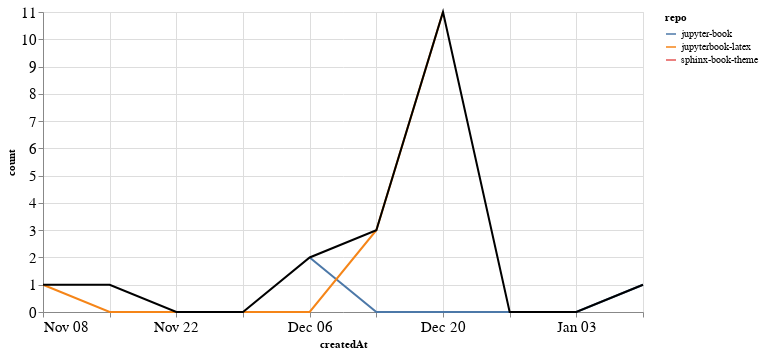

The notebook cell this image was saved under:
### Markdown cell above
### PRs

### Code cell
prs_time = prs.groupby('repo').resample('W', on='createdAt').count()['author'].reset_index()
prs_time = prs_time.rename(columns={'author': 'count'})
prs_time_total = prs_time.groupby('createdAt').agg({"count": "sum"}).reset_index()

ch1 = alt.Chart(prs_time, width=600).mark_line().encode(
    x='createdAt',
    y='count',
    color='repo',
    tooltip="repo"
)

ch2 = alt.Chart(prs_time_total, width=600).mark_line(color="black").encode(
    x='createdAt',
    y='count',
)

ch1 + ch2

### Figure 1 — Vega-Lite specification as saved in the notebook (floating-point values rounded to 4 significant figures)
{"config": {"axisLeft": {"labelFontSize": 15}, "axisBottom": {"labelFontSize": 15}}, "layer": [{"data": {"name": "data-d156cad7bbd61f8a9d2a34edc80f677b"}, "mark": "line", "encoding": {"color": {"type": "nominal", "field": "repo"}, "tooltip": {"type": "nominal", "field": "repo"}, "x": {"type": "temporal", "field": "createdAt"}, "y": {"type": "quantitative", "field": "count"}}, "width": 600}, {"data": {"name": "data-d423f1503773d65febbef7c78511ec8c"}, "mark": {"type": "line", "color": "black"}, "encoding": {"x": {"type": "temporal", "field": "createdAt"}, "y": {"type": "quantitative", "field": "count"}}, "width": 600}], "$schema": "https://vega.github.io/schema/vega-lite/v4.8.1.json", "datasets": {"data-d156cad7bbd61f8a9d2a34edc80f677b": [{"repo": "jupyter-book", "createdAt": "2020-12-06T00:00:00", "count": 2}, {"repo": "jupyter-book", "createdAt": "2020-12-13T00:00:00", "count": 0}, {"repo": "jupyter-book", "createdAt": "2020-12-20T00:00:00", "count": 0}, {"repo": "jupyter-book", "createdAt": "2020-12-27T00:00:00", "count": 0}, {"repo": "jupyter-book", "createdAt": "2021-01-03T00:00:00", "count": 0}, {"repo": "jupyter-book", "createdAt": "2021-01-10T00:00:00", "count": 1}, {"repo": "jupyterbook-latex", "createdAt": "2020-11-08T00:00:00", "count": 1}, {"repo": "jupyterbook-latex", "createdAt": "2020-11-15T00:00:00", "count": 0}, {"repo": "jupyterbook-latex", "createdAt": "2020-11-22T00:00:00", "count": 0}, {"repo": "jupyterbook-latex", "createdAt": "2020-11-29T00:00:00", "count": 0}, {"repo": "jupyterbook-latex", "createdAt": "2020-12-06T00:00:00", "count": 0}, {"repo": "jupyterbook-latex", "createdAt": "2020-12-13T00:00:00", "count": 3}, {"repo": "jupyterbook-latex", "createdAt": "2020-12-20T00:00:00", "count": 11}, {"repo": "sphinx-book-theme", "createdAt": "2020-11-15T00:00:00", "count": 1}], "data-d423f1503773d65febbef7c78511ec8c": [{"createdAt": "2020-11-08T00:00:00", "count": 1}, {"createdAt": "2020-11-15T00:00:00", "count": 1}, {"createdAt": "2020-11-22T00:00:00", "count": 0}, {"createdAt": "2020-11-29T00:00:00", "count": 0}, {"createdAt": "2020-12-06T00:00:00", "count": 2}, {"createdAt": "2020-12-13T00:00:00", "count": 3}, {"createdAt": "2020-12-20T00:00:00", "count": 11}, {"createdAt": "2020-12-27T00:00:00", "count": 0}, {"createdAt": "2021-01-03T00:00:00", "count": 0}, {"createdAt": "2021-01-10T00:00:00", "count": 1}]}}
